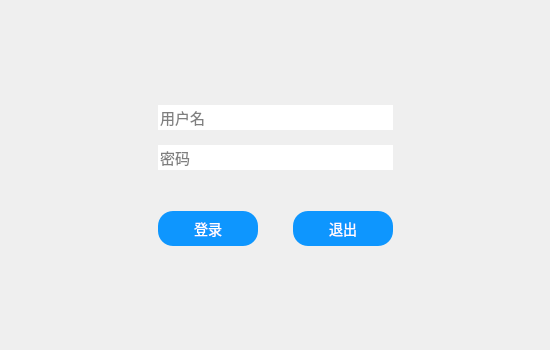
<?xml version="1.0" encoding="UTF-8"?>
<ui version="4.0">
 <class>KLoginDialog</class>
 <widget class="QMainWindow" name="KLoginDialog">
  <property name="geometry">
   <rect>
    <x>0</x>
    <y>0</y>
    <width>550</width>
    <height>350</height>
   </rect>
  </property>
  <property name="minimumSize">
   <size>
    <width>550</width>
    <height>350</height>
   </size>
  </property>
  <property name="maximumSize">
   <size>
    <width>550</width>
    <height>350</height>
   </size>
  </property>
  <property name="windowTitle">
   <string>登录</string>
  </property>
  <property name="windowIcon">
   <iconset resource="resource.qrc">
    <normaloff>:/image/titleIcon.png</normaloff>:/image/titleIcon.png</iconset>
  </property>
  <property name="styleSheet">
   <string notr="true">QMainWindow#KLoginDialog{
	border-image: url(:/image/background.jpg);
}</string>
  </property>
  <widget class="QWidget" name="centralwidget">
   <layout class="QGridLayout" name="gridLayout" rowstretch="1,2,2,2,1">
    <item row="1" column="1">
     <layout class="QVBoxLayout" name="verticalLayout">
      <property name="spacing">
       <number>15</number>
      </property>
      <item>
       <widget class="QLineEdit" name="lineEditUserId">
        <property name="minimumSize">
         <size>
          <width>0</width>
          <height>25</height>
         </size>
        </property>
        <property name="font">
         <font>
          <family>Arial</family>
          <pointsize>11</pointsize>
          <weight>50</weight>
          <bold>false</bold>
         </font>
        </property>
        <property name="styleSheet">
         <string notr="true"/>
        </property>
        <property name="frame">
         <bool>false</bool>
        </property>
        <property name="placeholderText">
         <string>用户名</string>
        </property>
       </widget>
      </item>
      <item>
       <widget class="QLineEdit" name="lineEditPassword">
        <property name="minimumSize">
         <size>
          <width>0</width>
          <height>25</height>
         </size>
        </property>
        <property name="font">
         <font>
          <family>Arial</family>
          <pointsize>11</pointsize>
          <weight>50</weight>
          <bold>false</bold>
         </font>
        </property>
        <property name="frame">
         <bool>false</bool>
        </property>
        <property name="echoMode">
         <enum>QLineEdit::Password</enum>
        </property>
        <property name="placeholderText">
         <string>密码</string>
        </property>
       </widget>
      </item>
     </layout>
    </item>
    <item row="4" column="1">
     <spacer name="verticalSpacer">
      <property name="orientation">
       <enum>Qt::Vertical</enum>
      </property>
      <property name="sizeHint" stdset="0">
       <size>
        <width>20</width>
        <height>79</height>
       </size>
      </property>
     </spacer>
    </item>
    <item row="1" column="0">
     <spacer name="horizontalSpacer">
      <property name="orientation">
       <enum>Qt::Horizontal</enum>
      </property>
      <property name="sizeHint" stdset="0">
       <size>
        <width>131</width>
        <height>20</height>
       </size>
      </property>
     </spacer>
    </item>
    <item row="1" column="3">
     <spacer name="horizontalSpacer_2">
      <property name="orientation">
       <enum>Qt::Horizontal</enum>
      </property>
      <property name="sizeHint" stdset="0">
       <size>
        <width>130</width>
        <height>20</height>
       </size>
      </property>
     </spacer>
    </item>
    <item row="2" column="1">
     <spacer name="verticalSpacer_3">
      <property name="orientation">
       <enum>Qt::Vertical</enum>
      </property>
      <property name="sizeType">
       <enum>QSizePolicy::Fixed</enum>
      </property>
      <property name="sizeHint" stdset="0">
       <size>
        <width>20</width>
        <height>35</height>
       </size>
      </property>
     </spacer>
    </item>
    <item row="0" column="1">
     <spacer name="verticalSpacer_2">
      <property name="orientation">
       <enum>Qt::Vertical</enum>
      </property>
      <property name="sizeHint" stdset="0">
       <size>
        <width>20</width>
        <height>80</height>
       </size>
      </property>
     </spacer>
    </item>
    <item row="3" column="1">
     <layout class="QHBoxLayout" name="horizontalLayout">
      <property name="spacing">
       <number>35</number>
      </property>
      <item>
       <widget class="QPushButton" name="pushButtonLogin">
        <property name="minimumSize">
         <size>
          <width>0</width>
          <height>35</height>
         </size>
        </property>
        <property name="font">
         <font>
          <family>Microsoft Yahei</family>
          <pointsize>-1</pointsize>
          <weight>50</weight>
          <italic>false</italic>
          <bold>false</bold>
         </font>
        </property>
        <property name="styleSheet">
         <string notr="true">QPushButton
{
    font-family:Microsoft Yahei;
    font:14px;
    color:white;
    background-color:rgb(14 , 150 , 254);
    border-radius:15px;
    height:30px;
    width:100px;
}

QPushButton:hover
{
    background-color:rgb(44 , 137 , 255);
}

QPushButton:pressed
{
    background-color:rgb(14 , 135 , 228);
    padding-left:3px;
    padding-top:3px;
}
</string>
        </property>
        <property name="text">
         <string>登录</string>
        </property>
        <property name="checkable">
         <bool>false</bool>
        </property>
       </widget>
      </item>
      <item>
       <widget class="QPushButton" name="pushButtonExit">
        <property name="minimumSize">
         <size>
          <width>0</width>
          <height>35</height>
         </size>
        </property>
        <property name="font">
         <font>
          <family>Microsoft Yahei</family>
          <pointsize>-1</pointsize>
          <weight>50</weight>
          <italic>false</italic>
          <bold>false</bold>
         </font>
        </property>
        <property name="styleSheet">
         <string notr="true">QPushButton
{
    font-family:Microsoft Yahei;
    font:14px;
    color:white;
    background-color:rgb(14 , 150 , 254);
    border-radius:15px;
    height:30px;
    width:100px;
}

QPushButton:hover
{
    background-color:rgb(44 , 137 , 255);
}

QPushButton:pressed
{
    background-color:rgb(14 , 135 , 228);
    padding-left:3px;
    padding-top:3px;
}
</string>
        </property>
        <property name="text">
         <string>退出</string>
        </property>
       </widget>
      </item>
     </layout>
    </item>
   </layout>
  </widget>
 </widget>
 <resources>
  <include location="resource.qrc"/>
 </resources>
 <connections/>
</ui>
